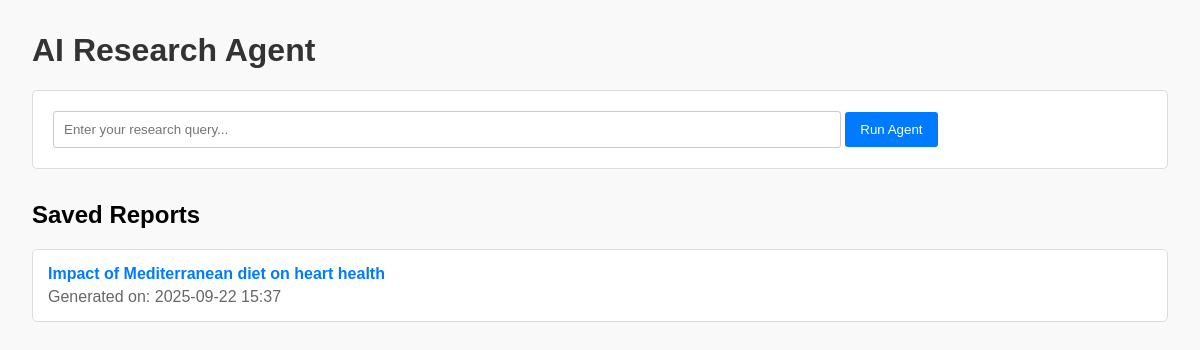
The app's page /, older data.
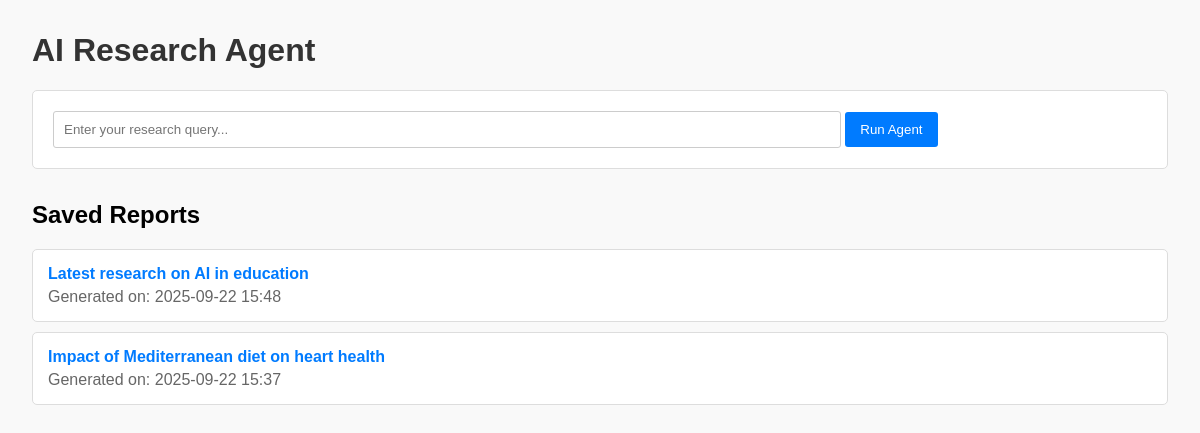
The same page, newer data.
### app.py (models this page shows)
class Report(Base):
    __tablename__ = "reports"
    id = Column(Integer, primary_key=True, index=True)
    query = Column(String, index=True)
    report_content = Column(Text)
    sources = Column(Text)
    timestamp = Column(DateTime, default=datetime.utcnow)

### app.py (the view)
@app.route("/")
def index():
    db = SessionLocal()
    reports = db.query(Report).order_by(Report.timestamp.desc()).all()
    db.close()
    return render_template("index.html", reports=reports)

### templates/index.html (shortened to what this page needs)
<!DOCTYPE html>
<html lang="en">
<head>
</head>
<body>
    <h1>AI Research Agent</h1>
    <div class="form-container">
        <form action="/run" method="post">
            <input type="text" name="query" placeholder="Enter your research query..." required>
            <button type="submit">Run Agent</button>
        </form>
    </div>
    <h2>Saved Reports</h2>
    <ul class="report-list">
        {% for report in reports %}
        <li class="report-item">
            <a href="{{ url_for('report', report_id=report.id) }}">{{ report.query }}</a>
            <p>Generated on: {{ report.timestamp.strftime('%Y-%m-%d %H:%M') }}</p>
        </li>
        {% else %}
        <li>No reports found. Run a new query to generate one.</li>
        {% endfor %}
    </ul>
</body>
</html>

Row changes from the older to the newer data that the page shows:
added Report: query "Latest research on AI in education", timestamp "2025-09-22 15:48"
